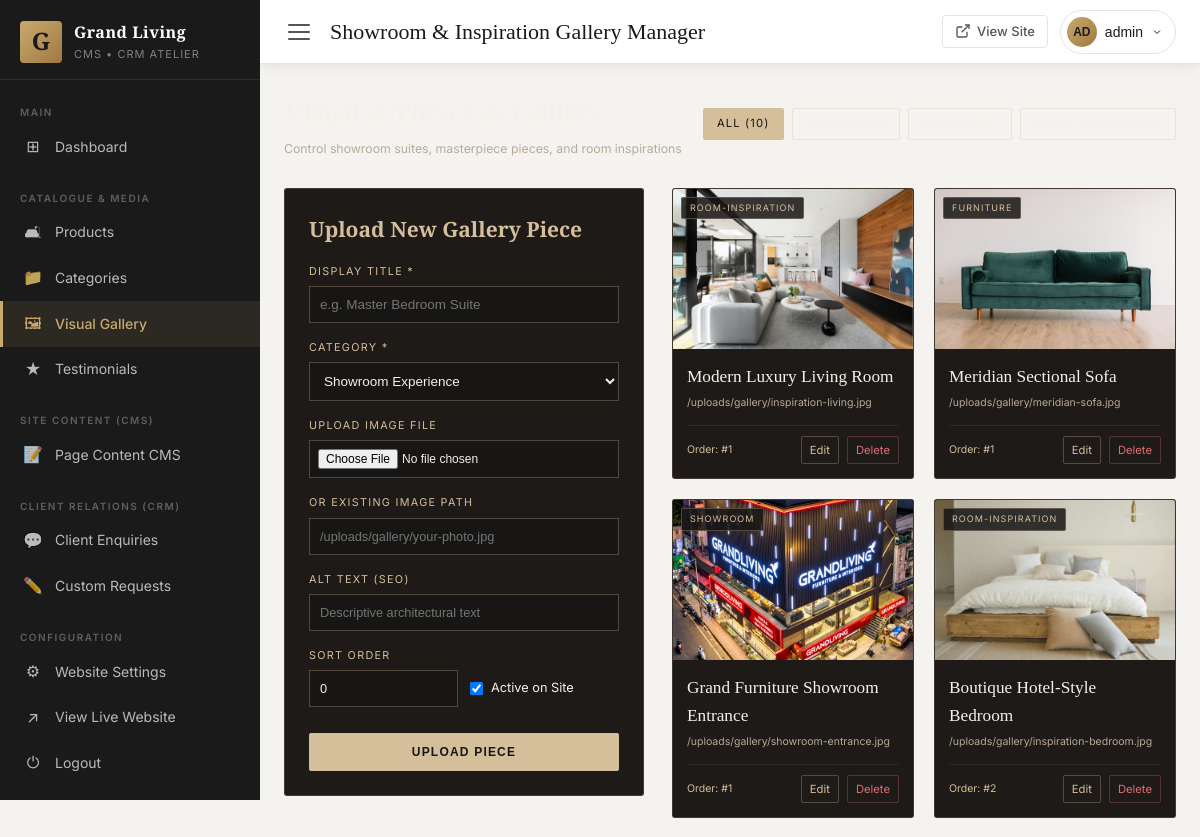
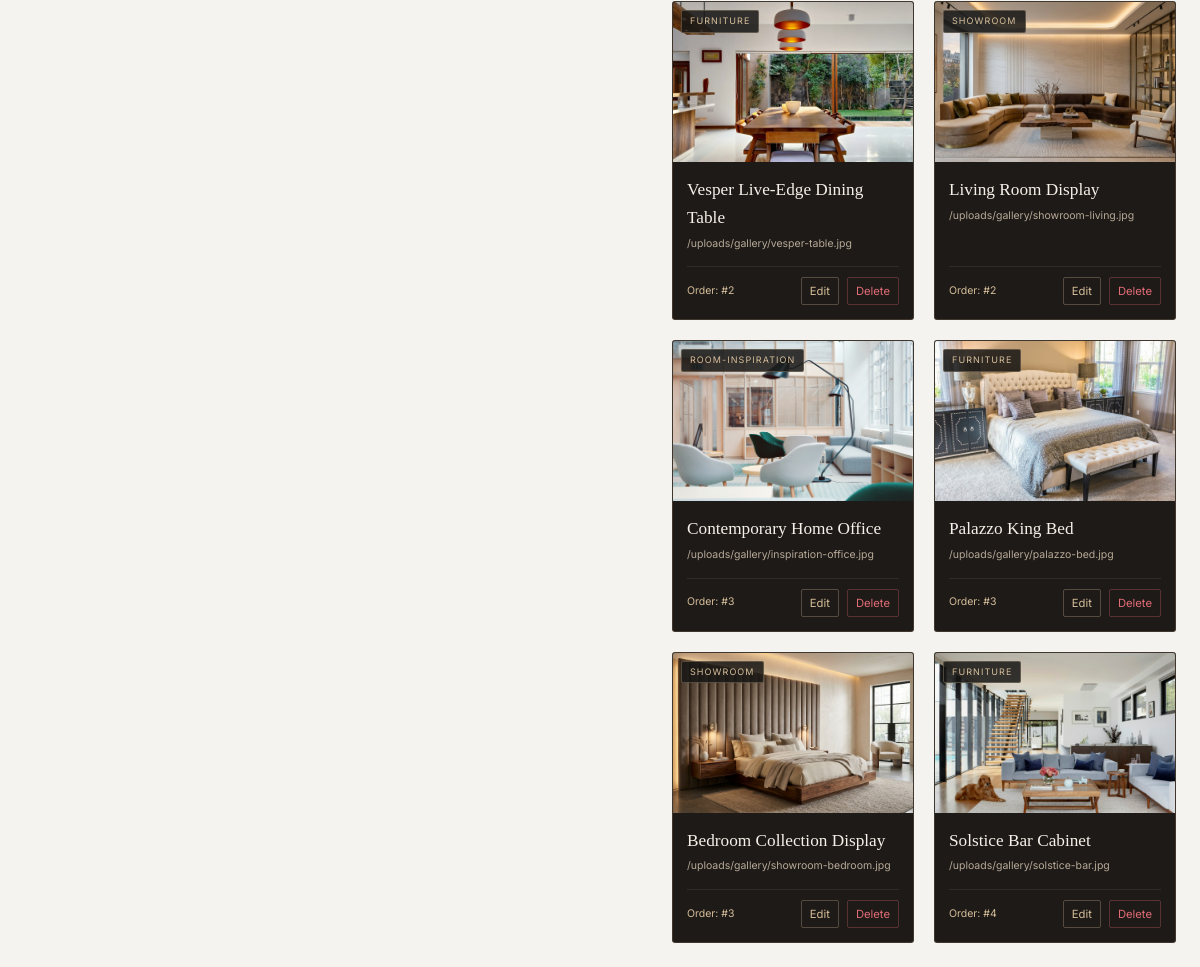
Screenshot of /admin/gallery.php (signed in) with the database file from the repository (2 pictures, top to bottom).
### tables this page shows
CREATE TABLE `gallery` (
    `id`         INT UNSIGNED NOT NULL AUTO_INCREMENT,
    `title`      VARCHAR(200) DEFAULT NULL,
    `image_path` VARCHAR(255) NOT NULL,
    `category`   ENUM('showroom','furniture','room-inspiration') NOT NULL DEFAULT 'furniture',
    `alt_text`   VARCHAR(200) DEFAULT NULL,
    `is_active`  TINYINT(1) NOT NULL DEFAULT 1,
    `sort_order` SMALLINT UNSIGNED NOT NULL DEFAULT 0,
    `created_at` DATETIME NOT NULL DEFAULT CURRENT_TIMESTAMP,
    PRIMARY KEY (`id`),
    KEY `idx_gallery_category` (`category`),
    KEY `idx_gallery_active`   (`is_active`),
    KEY `idx_gallery_sort`     (`sort_order`)
);

### admin/gallery.php (the view, shortened to what this page needs)
<?php
require_once dirname(__DIR__) . '/includes/functions.php';
$editItem = null;
$categoryFilter = $_GET['cat'] ?? '';
$where = [];
$params = [];
$whereSql = !empty($where) ? 'WHERE ' . implode(' AND ', $where) : '';
$stmt = $pdo->prepare("SELECT * FROM gallery {$whereSql} ORDER BY sort_order ASC, id DESC");
$stmt->execute($params);
$galleryItems = $stmt->fetchAll();
include __DIR__ . '/includes/admin-header.php';
?>
<div style="display:flex;justify-content:space-between;align-items:center;margin-bottom:28px;flex-wrap:wrap;gap:16px;">
  <div>
    <h2 style="font-family:'Cormorant Garamond',serif;font-size:2rem;color:#F5F0E8;font-weight:400;">Visual Archives &amp; Gallery</h2>
    <span style="font-size:0.82rem;color:#B7AA98;">Control showroom suites, masterpiece pieces, and room inspirations</span>
  </div>
  <div style="display:flex;gap:8px;flex-wrap:wrap;">
    <a href="<?= ADMIN_URL ?>/gallery.php" style="padding:6px 14px;font-size:0.75rem;text-transform:uppercase;letter-spacing:0.1em;border-radius:2px;text-decoration:none;
       <?= empty($categoryFilter) ? 'background:#D5BE9A;color:#171614;' : 'border:1px solid rgba(213,190,154,0.3);color:#F5F0E8;' ?>">All (<?= count($galleryItems) ?>)</a>
    <a href="<?= ADMIN_URL ?>/gallery.php?cat=showroom" style="padding:6px 14px;font-size:0.75rem;text-transform:uppercase;letter-spacing:0.1em;border-radius:2px;text-decoration:none;
       <?= $categoryFilter === 'showroom' ? 'background:#D5BE9A;color:#171614;' : 'border:1px solid rgba(213,190,154,0.3);color:#F5F0E8;' ?>">Showroom</a>
    <a href="<?= ADMIN_URL ?>/gallery.php?cat=furniture" style="padding:6px 14px;font-size:0.75rem;text-transform:uppercase;letter-spacing:0.1em;border-radius:2px;text-decoration:none;
       <?= $categoryFilter === 'furniture' ? 'background:#D5BE9A;color:#171614;' : 'border:1px solid rgba(213,190,154,0.3);color:#F5F0E8;' ?>">Furniture</a>
    <a href="<?= ADMIN_URL ?>/gallery.php?cat=room-inspiration" style="padding:6px 14px;font-size:0.75rem;text-transform:uppercase;letter-spacing:0.1em;border-radius:2px;text-decoration:none;
       <?= $categoryFilter === 'room-inspiration' ? 'background:#D5BE9A;color:#171614;' : 'border:1px solid rgba(213,190,154,0.3);color:#F5F0E8;' ?>">Room Inspiration</a>
  </div>
</div>
<div style="display:grid;grid-template-columns:360px 1fr;gap:28px;align-items:start;">
  <div style="background:#1E1A17;border:1px solid rgba(213,190,154,0.2);padding:24px;border-radius:3px;">
    <h3 style="font-family:'Cormorant Garamond',serif;font-size:1.4rem;color:#D5BE9A;margin-bottom:16px;">
      <?= $editItem ? 'Edit Gallery Piece #' . $editItem['id'] : 'Upload New Gallery Piece' ?>
    </h3>
    <form method="POST" action="" enctype="multipart/form-data" style="display:flex;flex-direction:column;gap:16px;">
      <div>
        <label style="display:block;font-size:0.72rem;text-transform:uppercase;letter-spacing:0.12em;color:#D5BE9A;margin-bottom:6px;">Display Title *</label>
        <input type="text" name="title" required value="<?= htmlspecialchars($editItem['title'] ?? '') ?>" placeholder="e.g. Master Bedroom Suite" style="width:100%;box-sizing:border-box;background:#171614;border:1px solid rgba(213,190,154,0.3);color:#F5F0E8;padding:10px;font-size:0.9rem;">
      </div>
      <div>
        <label style="display:block;font-size:0.72rem;text-transform:uppercase;letter-spacing:0.12em;color:#D5BE9A;margin-bottom:6px;">Category *</label>
        <select name="category" style="width:100%;box-sizing:border-box;background:#171614;border:1px solid rgba(213,190,154,0.3);color:#F5F0E8;padding:10px;font-size:0.9rem;">
          <option value="showroom" <?= ($editItem['category'] ?? '') === 'showroom' ? 'selected' : '' ?>>Showroom Experience</option>
        </select>
      </div>
      <div>
        <label style="display:block;font-size:0.72rem;text-transform:uppercase;letter-spacing:0.12em;color:#D5BE9A;margin-bottom:6px;">Upload Image File</label>
        <input type="file" name="image_file" accept="image/*" style="width:100%;box-sizing:border-box;background:#171614;border:1px solid rgba(213,190,154,0.3);color:#F5F0E8;padding:8px;font-size:0.8rem;">
      </div>
      <div>
        <label style="display:block;font-size:0.72rem;text-transform:uppercase;letter-spacing:0.12em;color:#D5BE9A;margin-bottom:6px;">Or Existing Image Path</label>
        <input type="text" name="image_path_manual" value="<?= htmlspecialchars($editItem['image_path'] ?? '') ?>" placeholder="/uploads/gallery/your-photo.jpg" style="width:100%;box-sizing:border-box;background:#171614;border:1px solid rgba(213,190,154,0.3);color:#F5F0E8;padding:10px;font-size:0.85rem;">
      </div>
      <div>
        <label style="display:block;font-size:0.72rem;text-transform:uppercase;letter-spacing:0.12em;color:#D5BE9A;margin-bottom:6px;">Alt Text (SEO)</label>
        <input type="text" name="alt_text" value="<?= htmlspecialchars($editItem['alt_text'] ?? '') ?>" placeholder="Descriptive architectural text" style="width:100%;box-sizing:border-box;background:#171614;border:1px solid rgba(213,190,154,0.3);color:#F5F0E8;padding:10px;font-size:0.85rem;">
      </div>
      <div style="display:grid;grid-template-columns:1fr 1fr;gap:12px;">
        <div>
          <label style="display:block;font-size:0.72rem;text-transform:uppercase;letter-spacing:0.12em;color:#D5BE9A;margin-bottom:6px;">Sort Order</label>
          <input type="number" name="sort_order" value="<?= htmlspecialchars($editItem['sort_order'] ?? 0) ?>" style="width:100%;box-sizing:border-box;background:#171614;border:1px solid rgba(213,190,154,0.3);color:#F5F0E8;padding:10px;font-size:0.85rem;">
        </div>
        <div style="display:flex;align-items:center;margin-top:22px;">
          <label style="display:flex;align-items:center;gap:8px;cursor:pointer;color:#F5F0E8;font-size:0.85rem;">
            <input type="checkbox" name="is_active" value="1" <?= ($editItem['is_active'] ?? 1) ? 'checked' : '' ?>>
            Active on Site
          </label>
        </div>
      </div>
      <div style="display:flex;gap:10px;margin-top:10px;">
        <button type="submit" style="flex:1;padding:12px;background:#D5BE9A;color:#171614;border:none;font-size:0.8rem;font-weight:700;text-transform:uppercase;letter-spacing:0.1em;cursor:pointer;border-radius:2px;">
          <?= $editItem ? 'Save Changes' : 'Upload Piece' ?>
        </button>
      </div>
    </form>
  </div>
  <div style="display:grid;grid-template-columns:repeat(auto-fill, minmax(240px, 1fr));gap:20px;">
    <?php foreach ($galleryItems as $item): ?>
      <div style="background:#1E1A17;border:1px solid rgba(213,190,154,0.18);border-radius:3px;overflow:hidden;display:flex;flex-direction:column;">
        <div style="height:160px;position:relative;background:#12100E;overflow:hidden;">
          <?php if (!empty($item['image_path'])): ?>
            <img src="<?= htmlspecialchars($item['image_path']) ?>" alt="" style="width:100%;height:100%;object-fit:cover;">
          <?php else: ?>
            <div style="height:100%;display:flex;align-items:center;justify-content:center;color:#B7AA98;font-size:0.8rem;">No Image</div>
          <?php endif; ?>
          <span style="position:absolute;top:8px;left:8px;padding:3px 8px;font-size:0.6rem;text-transform:uppercase;letter-spacing:0.12em;background:rgba(23,22,20,0.85);color:#D5BE9A;border:1px solid rgba(213,190,154,0.3);border-radius:2px;">
            <?= htmlspecialchars($item['category']) ?>
          </span>
        </div>
        <div style="padding:14px;flex:1;display:flex;flex-direction:column;justify-content:space-between;">
          <div>
            <h4 style="font-family:'Cormorant Garamond',serif;font-size:1.15rem;color:#F5F0E8;font-weight:400;margin:0 0 4px;"><?= htmlspecialchars($item['title']) ?></h4>
            <span style="font-size:0.7rem;color:#B7AA98;display:block;word-break:break-all;"><?= htmlspecialchars($item['image_path']) ?></span>
          </div>
          <div style="display:flex;justify-content:space-between;align-items:center;margin-top:14px;padding-top:10px;border-top:1px solid rgba(213,190,154,0.1);">
            <span style="font-size:0.7rem;color:#D5BE9A;">Order: #<?= (int)$item['sort_order'] ?></span>
            <div style="display:flex;gap:8px;">
              <a href="<?= ADMIN_URL ?>/gallery.php?edit=<?= $item['id'] ?>" style="color:#D5BE9A;font-size:0.75rem;text-decoration:none;padding:4px 8px;border:1px solid rgba(213,190,154,0.3);border-radius:2px;">Edit</a>
              <a href="<?= ADMIN_URL ?>/gallery.php?delete=<?= $item['id'] ?>" onclick="return confirm('Delete this gallery piece?');" style="color:#e06c75;font-size:0.75rem;text-decoration:none;padding:4px 8px;border:1px solid rgba(224,108,117,0.3);border-radius:2px;">Delete</a>
            </div>
          </div>
        </div>
      </div>
    <?php endforeach; ?>
  </div>
</div>
<?php include __DIR__ . '/includes/admin-footer.php'; ?>

### admin/assets/admin.css (style rules this page uses)
:root { --gold: #C9A96E; --gold-light: #E8D5B0; --gold-dark: #A07840; --dark: #1A1A1A; --dark-2: #2A2A2A; --dark-3: #333333; --mid: #555555; --light: #F5F3EF; --lighter: #FAFAF8; --white: #FFFFFF; --border: #E8E5E0; --danger: #DC3545; --success: #28A745; --warning: #FFC107; --info: #17A2B8; --sidebar-w: 260px; --topbar-h: 64px; --radius: 8px; --radius-sm: 4px; --shadow: 0 2px 12px rgba(0,0,0,.08); --shadow-md: 0 4px 24px rgba(0,0,0,.12); --font-serif: 'Cormorant Garamond', Georgia, serif; --font-sans: 'Inter', system-ui, -apple-system, sans-serif; }
*, *::before, *::after { box-sizing: border-box; margin: 0; padding: 0; }
html { font-size: 15px; -webkit-text-size-adjust: 100%; }
body.admin-body { font-family: var(--font-sans); background: var(--light); color: var(--dark); line-height: 1.6; min-height: 100vh; }
a { color: var(--gold-dark); text-decoration: none; }
img { max-width: 100%; height: auto; display: block; }

### rows the page displays
gallery: image_path (picture), category "ROOM-INSPIRATION", title "Modern Luxury Living Room", image_path "/uploads/gallery/inspiration-living.jpg", sort_order "1"
gallery: image_path (picture), category "FURNITURE", title "Meridian Sectional Sofa", image_path "/uploads/gallery/meridian-sofa.jpg", sort_order "1"
gallery: image_path (picture), category "SHOWROOM", title "Grand Furniture Showroom Entrance", image_path "/uploads/gallery/showroom-entrance.jpg", sort_order "1"
gallery: image_path (picture), category "ROOM-INSPIRATION", title "Boutique Hotel-Style Bedroom", image_path "/uploads/gallery/inspiration-bedroom.jpg", sort_order "2"
gallery: image_path (picture), category "FURNITURE", title "Vesper Live-Edge Dining Table", image_path "/uploads/gallery/vesper-table.jpg", sort_order "2"
gallery: image_path (picture), category "SHOWROOM", title "Living Room Display", image_path "/uploads/gallery/showroom-living.jpg", sort_order "2"
gallery: image_path (picture), category "ROOM-INSPIRATION", title "Contemporary Home Office", image_path "/uploads/gallery/inspiration-office.jpg", sort_order "3"
gallery: image_path (picture), category "FURNITURE", title "Palazzo King Bed", image_path "/uploads/gallery/palazzo-bed.jpg", sort_order "3"
gallery: image_path (picture), category "SHOWROOM", title "Bedroom Collection Display", image_path "/uploads/gallery/showroom-bedroom.jpg", sort_order "3"
gallery: image_path (picture), category "FURNITURE", title "Solstice Bar Cabinet", image_path "/uploads/gallery/solstice-bar.jpg", sort_order "4"

### other values shown
$icon "⊞ 🛋 📁 🖼 ★ 📝 💬 ✏️ ⚙ ⏻"
$label "Dashboard Products Categories Visual Gallery Testimonials Page Content CMS Client Enquiries Custom Requests Website Settings Logout"
$pageTitle "Showroom & Inspiration Gallery Manager"
substr($admin['name'], 0, 2) "AD"
$admin['name'] "admin"
count($galleryItems) "10"
